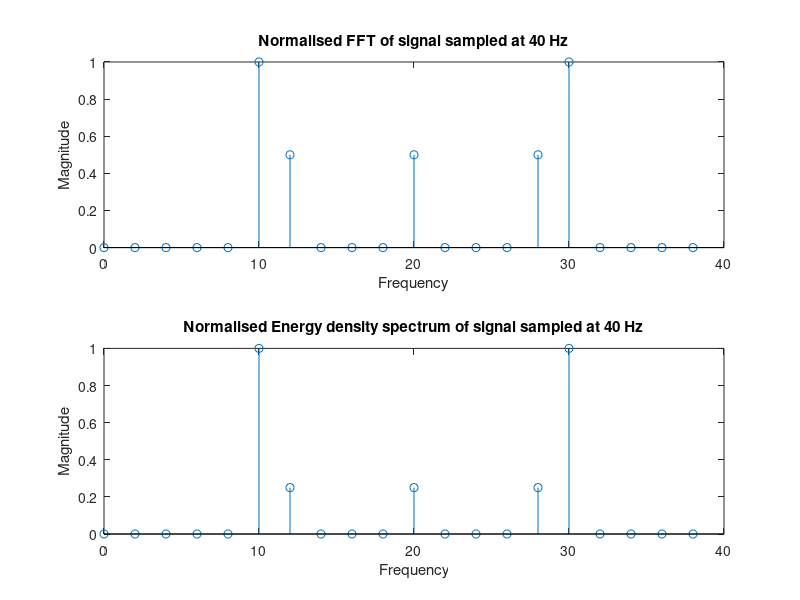

This figure's MATLAB source:
a = 2;
pi=3.14159;
t=[0:1/(20*a):(1/a)-(1/(20*a))];
f1= a*cos(2*pi*5*a*t);
f2=(a/2)*cos(2*pi*6*a*t);
f3=(a/4)*cos(2*pi*10*a*t);
f4=f1+f2+f3;

Fs=40
y=fft(f4)
f=Fs*(0:19)/20
z=abs(y)/20
energy=y.^2/(10*Fs)
figure;
subplot(2,1,1)
stem(f,z)
title('Normalised FFT of signal sampled at 40 Hz')
xlabel('Frequency')
ylabel('Magnitude')
subplot(2,1,2)
stem(f,energy)
title('Normalised Energy density spectrum of signal sampled at 40 Hz')
xlabel('Frequency')
ylabel('Magnitude')


